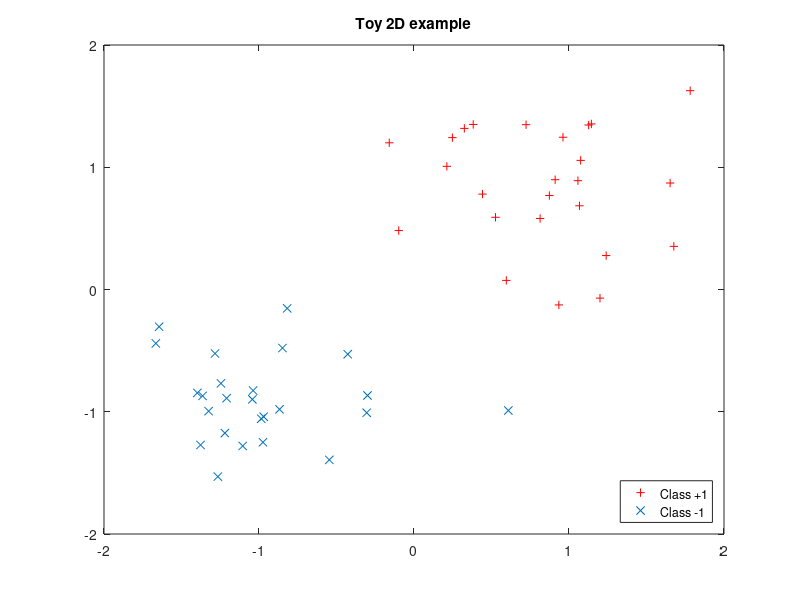

MATLAB code for this plot: (Note: this script raises an error after producing the figure.)

clear all
close all
addpath(genpath('..'))

%% Dataset generation

d=2;
n=50;
noise=.5;

y=[ones(n/2,1);-ones(n/2,1)];
x=[1+noise*randn(n/2,2);-1+noise*randn(n/2,2)];


%% Dataset 2D visu

figure(1)

plot(x(y==1,1),x(y==1,2),'+r')
hold on
plot(x(y==-1,1),x(y==-1,2),'x')
hold off
title('Toy 2D example')
legend('Class +1','Class -1','Location','SouthEast')

%% LDA classifier + visu

lambda=1e-0;
[w,w0]=ldaclass(x,y,lambda)

ypred=x*w+w0;

ACC_app=mean(sign(ypred)==y)


% plot discriminant function
xc=linspace(-2.5,2.5);
yc=(-w0-xc*w(1))/w(2);

figure(2)
plot(x(y==1,1),x(y==1,2),'+r')
hold on
plot(x(y==-1,1),x(y==-1,2),'x')
plot(xc,yc,'k')
hold off
title('Toy 2D example')
legend('Class +1','Class -1','LDA decision function','Location','SouthEast')
